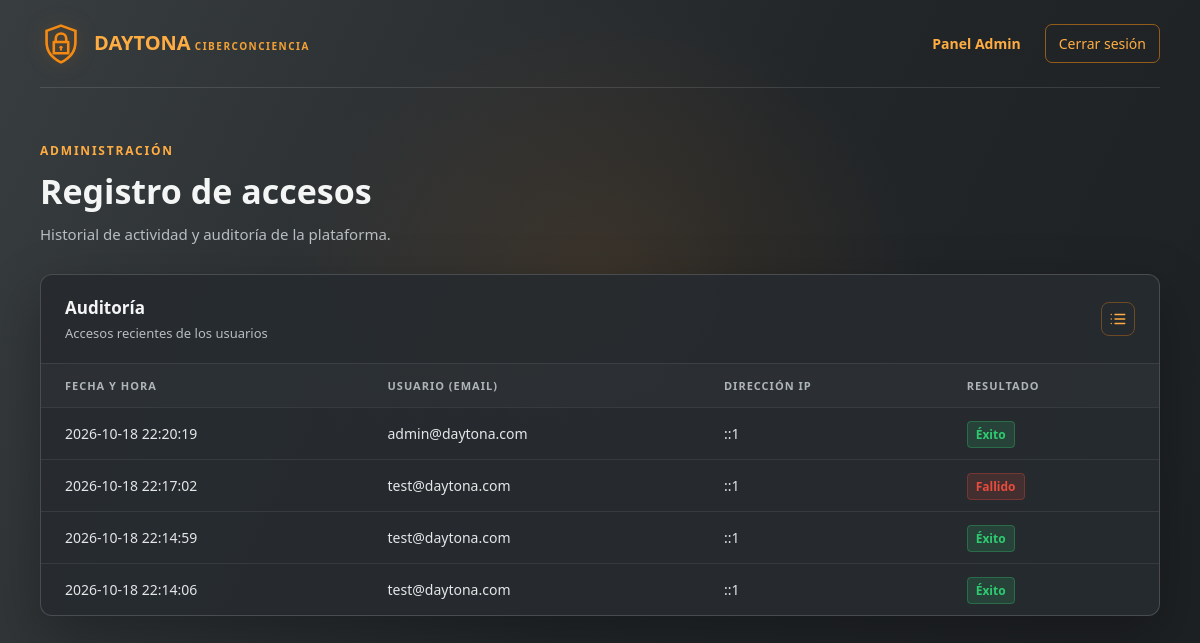
Page /admin.php (signed in) on the committed database.
### tables this page shows
CREATE TABLE `accesos` (
  `id_acceso` int(11) NOT NULL,
  `id_usuario` int(11) NOT NULL,
  `fecha_acceso` datetime DEFAULT current_timestamp(),
  `ip_usuario` varchar(45) NOT NULL,
  `resultado` varchar(20) NOT NULL DEFAULT 'exito'
);

CREATE TABLE `usuarios` (
  `id_usuario` int(11) NOT NULL,
  `nombre_usuario` varchar(50) NOT NULL,
  `clave` varchar(255) NOT NULL,
  `email` varchar(100) NOT NULL,
  `id_rol` int(11) NOT NULL DEFAULT 2,
  `fecha_registro` timestamp NOT NULL DEFAULT current_timestamp()
);

### admin.php (the view, shortened to what this page needs)
<?php
require __DIR__ . '/conexion.php';
$logs = [];$db_error = '';
try {
    $query = "
        SELECT
            a.ip_usuario,
            a.resultado,
            a.fecha_acceso,
            u.email AS usuario_email
        FROM accesos a
        LEFT JOIN usuarios u ON a.id_usuario = u.id_usuario
        ORDER BY a.id_acceso DESC
    ";
    $stmt = $pdo->query($query);
    $logs =$stmt->fetchAll(PDO::FETCH_ASSOC);
} catch (PDOException $e) {
    $db_error = "Error en BD: Verifica que las columnas id_acceso y fecha_acceso existan en tu tabla accesos.";
}
?>
<!doctype html>
<html lang="es">
<head>
</head>
<body>
	<div class="page-shell">
		<header class="topbar">
			<a class="brand" href="dashboard.php" aria-label="Daytona Ciberconciencia, volver a cursos">
				<span>
					<span class="brand-name">DAYTONA</span>
					<span class="brand-subtitle">CIBERCONCIENCIA</span>
				</span>
			</a>
			<nav class="top-actions" aria-label="Navegación">
				<span style="color: var(--orange-light); font-size: 14px; font-weight: bold;">Panel Admin</span>
				<a class="logout" href="logout.php">Cerrar sesión</a>
			</nav>
		</header>
		<main>
			<section class="page-heading" aria-labelledby="page-title">
				<p class="eyebrow">Administración</p>
				<h1 id="page-title">Registro de accesos</h1>
				<p class="page-description">Historial de actividad y auditoría de la plataforma.</p>
			</section>
			<section class="logs-panel" aria-labelledby="logs-title">
				<div class="logs-heading">
					<div>
						<h2 id="logs-title">Auditoría</h2>
						<p>Accesos recientes de los usuarios</p>
					</div>
					<span class="section-mark" aria-hidden="true">
						<svg viewBox="0 0 24 24" fill="none" stroke="currentColor" stroke-width="1.8" stroke-linecap="round" stroke-linejoin="round">
							<path d="M8 6h13M8 12h13M8 18h13" />
							<path d="M3 6h.01M3 12h.01M3 18h.01" />
						</svg>
					</span>
				</div>
				<div class="table-scroll">
					<table>
						<thead>
							<tr>
								<th scope="col">Fecha y hora</th>
								<th scope="col">Usuario (Email)</th>
								<th scope="col">Dirección IP</th>
								<th scope="col">Resultado</th>
							</tr>
						</thead>
						<tbody>
							<?php if (!empty($logs)): ?>
								<?php foreach ($logs as$log): ?>
									<tr>
										<td><?php echo htmlspecialchars($log['fecha_acceso'] ?? 'No registrada'); ?></td>
										<td><?php echo htmlspecialchars($log['usuario_email'] ?? 'Desconocido'); ?></td>
										<td><?php echo htmlspecialchars($log['ip_usuario']); ?></td>
										<td>
											<?php if ($log['resultado'] === 'exito'): ?>
												<span class="badge badge-exito">Éxito</span>
											<?php else: ?>
												<span class="badge badge-fallido">Fallido</span>
											<?php endif; ?>
										</td>
									</tr>
								<?php endforeach; ?>
							<?php endif; ?>
						</tbody>
					</table>
				</div>
			</section>
		</main>
	</div>
</body>
</html>

### admin.php (style rules this page uses)
:root { color-scheme: dark; --ink: #202326; --panel: #292d31; --panel-edge: rgba(255, 255, 255, .16); --muted: #b7bdc1; --orange: #f58a12; --orange-light: #ffad42; --field: #343a3f; }
* { box-sizing: border-box; }
body { min-width: 320px; min-height: 100vh; margin: 0; color: #f4f5f5; background: radial-gradient(ellipse at 50% 35%, rgba(245, 138, 18, .1), transparent 38%), linear-gradient(115deg, #383d40, #222629 54%, #1d2022); font-family: "Trebuchet MS", "Segoe UI", sans-serif; }
body::before { position: fixed; inset: 0; z-index: -1; content: ""; opacity: .2; background-image: linear-gradient(rgba(255,255,255,.035) 1px, transparent 1px), linear-gradient(90deg, rgba(255,255,255,.035) 1px, transparent 1px); background-size: 42px 42px; mask-image: linear-gradient(90deg, black, transparent 43%, transparent 57%, black); }
.page-shell { width: min(1120px, calc(100% - 48px)); margin: 0 auto; }
.topbar { min-height: 88px; display: flex; align-items: center; justify-content: space-between; gap: 24px; border-bottom: 1px solid rgba(255, 255, 255, .12); }
.brand { display: flex; align-items: center; gap: 12px; text-decoration: none; }
.brand-mark { width: 42px; height: 42px; flex: 0 0 auto; color: var(--orange); filter: drop-shadow(0 0 10px rgba(245, 138, 18, .25)); }
.brand-name { margin: 0; color: var(--orange-light); font-size: 20px; font-weight: 800; line-height: 1; }
.brand-subtitle { margin: 4px 0 0; color: #f4a235; font-size: 10px; font-weight: 700; letter-spacing: 1.5px; }
.top-actions { display: flex; align-items: center; gap: 24px; }
.top-actions a { color: var(--muted); font-size: 14px; text-decoration: none; transition: color .18s ease; }
.top-actions .logout { padding: 9px 13px; border: 1px solid rgba(245, 138, 18, .55); border-radius: 7px; color: var(--orange-light); }
main { padding: 54px 0 72px; }
.page-heading { margin-bottom: 28px; }
.eyebrow { margin: 0 0 9px; color: var(--orange-light); font-size: 12px; font-weight: 700; letter-spacing: 1.8px; text-transform: uppercase; }
h1 { margin: 0; font-size: clamp(26px, 4vw, 34px); font-weight: 600; }
.page-description { margin: 9px 0 0; color: var(--muted); font-size: 15px; line-height: 1.5; }
.logs-panel { overflow: hidden; border: 1px solid var(--panel-edge); border-radius: 12px; background: rgba(39, 43, 47, .94); box-shadow: 0 20px 56px rgba(0, 0, 0, .28); }
.logs-heading { display: flex; align-items: center; justify-content: space-between; gap: 20px; padding: 21px 24px; border-bottom: 1px solid rgba(255, 255, 255, .1); }
.logs-heading h2 { margin: 0; font-size: 17px; font-weight: 600; }
.logs-heading p { margin: 5px 0 0; color: var(--muted); font-size: 13px; }
.section-mark { width: 34px; height: 34px; display: grid; place-items: center; border: 1px solid rgba(245, 138, 18, .34); border-radius: 8px; color: var(--orange-light); }
.section-mark svg { width: 18px; height: 18px; }
.table-scroll { overflow-x: auto; }
table { width: 100%; border-collapse: collapse; text-align: left; }
th { padding: 14px 24px; background: rgba(255, 255, 255, .025); color: #aeb5b8; font-size: 11px; font-weight: 700; letter-spacing: 1px; text-transform: uppercase; white-space: nowrap; }
td { padding: 16px 24px; border-top: 1px solid rgba(255, 255, 255, .08); color: #e4e7e8; font-size: 14px; }
.badge { padding: 4px 8px; border-radius: 4px; font-size: 12px; font-weight: bold; }
.badge-exito { background: rgba(46, 204, 113, 0.15); color: #2ecc71; border: 1px solid rgba(46, 204, 113, 0.3); }
.badge-fallido { background: rgba(231, 76, 60, 0.15); color: #e74c3c; border: 1px solid rgba(231, 76, 60, 0.3); }

### rows in the picture
accesos: fecha_acceso "2026-10-18 22:20:19", id_usuario.email "admin@daytona.com", ip_usuario "::1", resultado "Éxito"
accesos: fecha_acceso "2026-10-18 22:17:02", id_usuario.email "test@daytona.com", ip_usuario "::1", resultado "Fallido"
accesos: fecha_acceso "2026-10-18 22:14:59", id_usuario.email "test@daytona.com", ip_usuario "::1", resultado "Éxito"
accesos: fecha_acceso "2026-10-18 22:14:06", id_usuario.email "test@daytona.com", ip_usuario "::1", resultado "Éxito"
